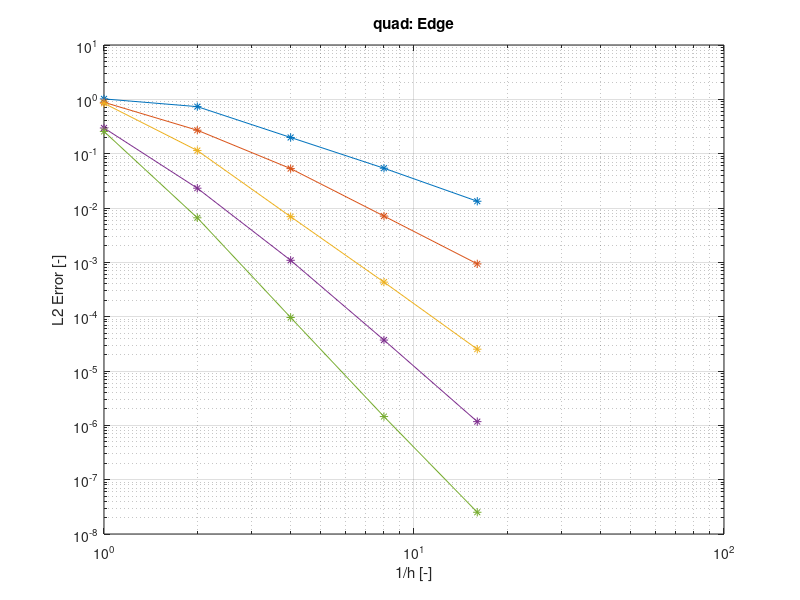

Write MATLAB code to recreate this figure.
close all;
clear all;

h = [1, 0.5, 0.25, 0.125, 0.0625];
p = [1:5];

l2 = ...
    [...
        +1.018273e+00 , +7.339103e-01 , +1.986698e-01 , +5.400421e-02 , +1.330949e-02 ; ...
        +8.820920e-01 , +2.701048e-01 , +5.313349e-02 , +7.105430e-03 , +9.375183e-04 ; ...
        +8.445680e-01 , +1.141926e-01 , +6.927613e-03 , +4.322385e-04 , +2.521169e-05 ; ...
        +2.971150e-01 , +2.314765e-02 , +1.089427e-03 , +3.711183e-05 , +1.170054e-06 ; ...
        +2.563082e-01 , +6.602240e-03 , +9.652244e-05 , +1.451008e-06 , +2.512155e-08 ; ...
    ];

P = size(p, 2);
H = size(h, 2);

delta = zeros(P, H - 1);

for i = 1:H-1
  delta(:, i) = ...
    (log10(l2(:, i + 1)) - log10(l2(:, i))) / ...
    (log10(1/h(i + 1))   - log10(1/h(i)));
end

delta

figure;
loglog(1./h, l2', '-*');
grid;
title('quad: Edge');

xlabel('1/h [-]');
ylabel('L2 Error [-]');
